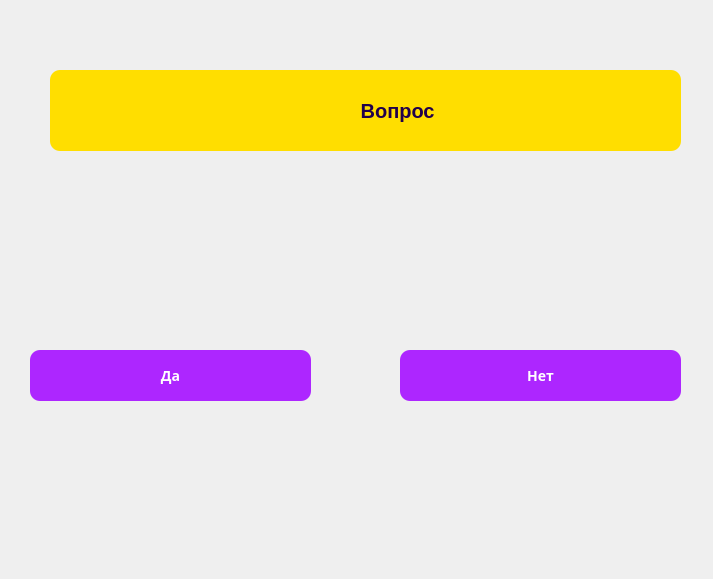
<?xml version="1.0" encoding="UTF-8"?>
<ui version="4.0">
 <class>Dialog</class>
 <widget class="QDialog" name="Dialog">
  <property name="geometry">
   <rect>
    <x>0</x>
    <y>0</y>
    <width>713</width>
    <height>579</height>
   </rect>
  </property>
  <property name="windowTitle">
   <string>Dialog</string>
  </property>
  <widget class="QLabel" name="label_2">
   <property name="geometry">
    <rect>
     <x>50</x>
     <y>70</y>
     <width>631</width>
     <height>81</height>
    </rect>
   </property>
   <property name="styleSheet">
    <string notr="true">QLabel {
color: #20004b;
    font-size:20px;
    font-family: 'Mulish', Arial, sans-serif;
    line-height: 1.1;
    font-weight: 800;
    border-radius: 10px;
    background-position: center center;
    background-size: cover;
    background-repeat: no-repeat;
    border-color: transparent;
     border-style: solid;
   display: table-cell;
    vertical-align: middle;
    width: 100%;
    -webkit-text-size-adjust: 100%;
border-radius: 10px;
    background-color: #ffde00;
    background-position: center center;
    border-color: transparent;
    border-style: solid;
    transition: background-color 0.2s ease-in-out, color 0.2s ease-in-out, border-color 0.2s ease-in-out;
}</string>
   </property>
   <property name="text">
    <string>                                                        Вопрос</string>
   </property>
  </widget>
  <widget class="QPushButton" name="pushButton">
   <property name="geometry">
    <rect>
     <x>30</x>
     <y>350</y>
     <width>281</width>
     <height>51</height>
    </rect>
   </property>
   <property name="font">
    <font>
     <family>Mulish,Arial,sans-serif</family>
     <pointsize>-1</pointsize>
     <weight>87</weight>
     <bold>true</bold>
    </font>
   </property>
   <property name="styleSheet">
    <string notr="true">QPushButton {color: #ffffff;
    font-size: 14px;
    font-family: 'Mulish', Arial, sans-serif;
    line-height: 1.55;
    font-weight: 700;
    border-radius: 10px;
    background-color: #ad26ff;
    background-position: center center;
    border-color: transparent;
    border-style: solid;
    transition: background-color 0.2s ease-in-out, color 0.2s ease-in-out, border-color 0.2s ease-in-out;

}</string>
   </property>
   <property name="text">
    <string>Да</string>
   </property>
  </widget>
  <widget class="QPushButton" name="pushButton_2">
   <property name="geometry">
    <rect>
     <x>400</x>
     <y>350</y>
     <width>281</width>
     <height>51</height>
    </rect>
   </property>
   <property name="font">
    <font>
     <family>Mulish,Arial,sans-serif</family>
     <pointsize>-1</pointsize>
     <weight>87</weight>
     <bold>true</bold>
    </font>
   </property>
   <property name="styleSheet">
    <string notr="true">QPushButton {color: #ffffff;
    font-size: 14px;
    font-family: 'Mulish', Arial, sans-serif;
    line-height: 1.55;
    font-weight: 700;
    border-radius: 10px;
    background-color: #ad26ff;
    background-position: center center;
    border-color: transparent;
    border-style: solid;
    transition: background-color 0.2s ease-in-out, color 0.2s ease-in-out, border-color 0.2s ease-in-out;

}</string>
   </property>
   <property name="text">
    <string>Нет</string>
   </property>
  </widget>
 </widget>
 <resources/>
 <connections/>
</ui>
